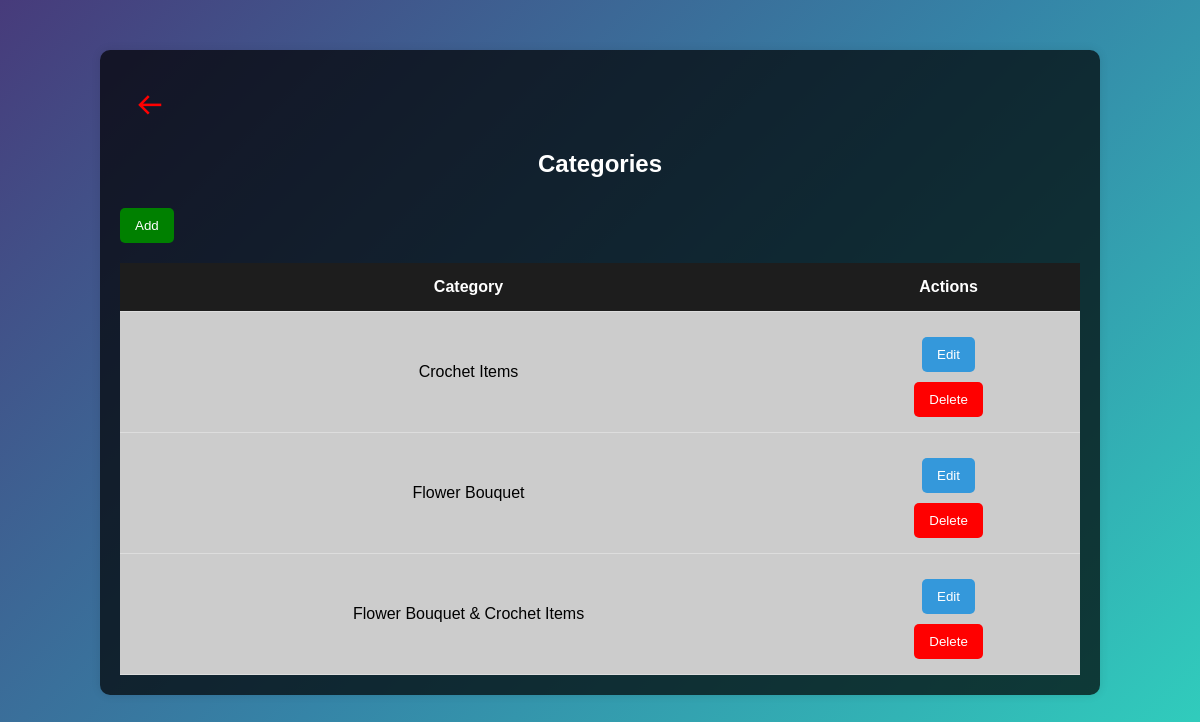
/category.php, run on an earlier commit of the app's database.
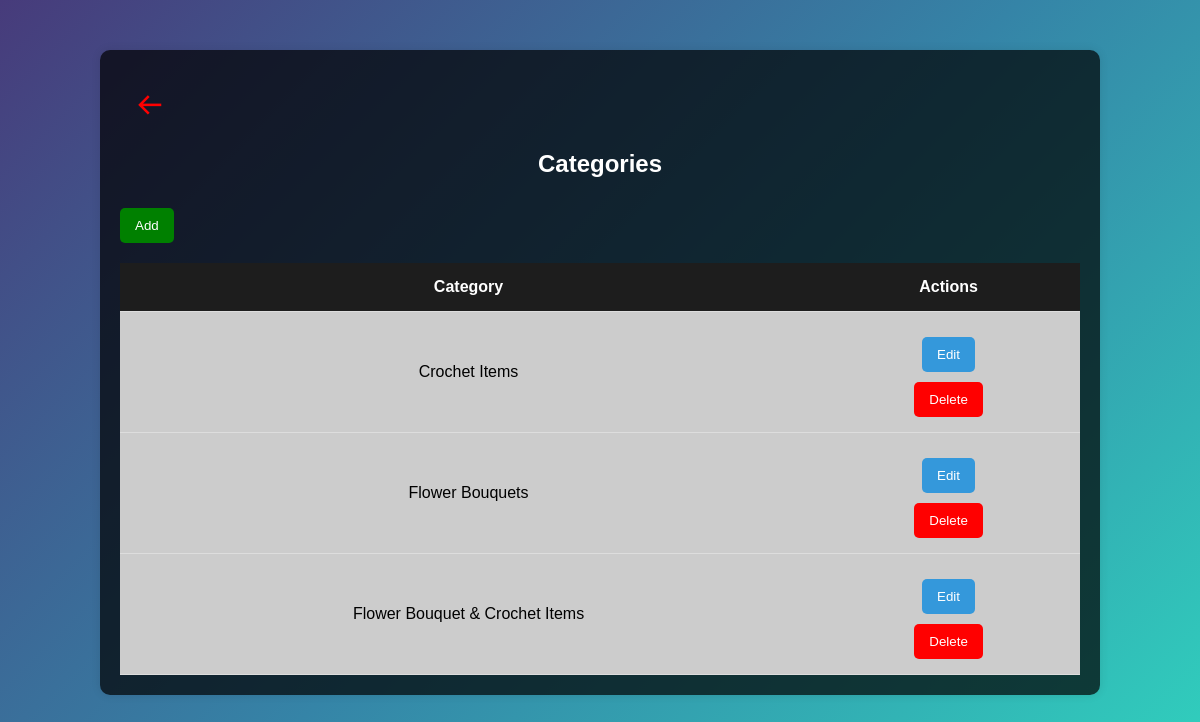
And on a later commit of the database.
### tables this page shows
CREATE TABLE `category` (
  `category_id` int(11) UNSIGNED NOT NULL,
  `category_name` varchar(255) NOT NULL
);

### function/functions.php (called while the page is built, shortened)
<?php
function getDatabaseConnection(){
    $host = 'localhost';
    $dbname = 'inventorysystem';
    $user = 'root';
    $password = '';
    $dsn = "mysql:dbname=$dbname;host=$host";
    try{
        $conn = new PDO($dsn, $user, $password);
        return $conn;
    }
    catch (PDOException $e)
    {
        echo 'Connection Failed!: ' . $e->getMessage();
    }
}
function GetCategory(){
    $conn = getDatabaseConnection();
    $stmt = $conn->prepare("SELECT * FROM category");
    $stmt->execute();
    $result = $stmt->fetchAll(PDO::FETCH_ASSOC);
    return $result;
}
?>

### category.php (the view, shortened to what this page needs)
<?php
require_once('function/functions.php');
$categories = GetCategory();
?>
<!DOCTYPE html>
<html lang="en">
<head>
    <link rel="stylesheet" href="css/table.css">
    <link href='https://unpkg.com/boxicons@2.0.7/css/boxicons.min.css' rel='stylesheet'>
</head>
<body>
    <div class="center">
        <a href="admin_dashboard.php">
            <button type="submit" style="font-size: 30px; color: red; background-color: transparent;" class='bx bx-arrow-back' id="log_out"></button>
        </a>
        <h2>Categories</h2>
        <?php if (empty($categories)) : ?>
            <p>No category available. click <button type="button" class="add-btn" onclick="openAddModal('addModal')">Add</button> to add category! </p>
        <?php else : ?>
            <table>
                <thead>
                    <button type="button" class="add-btn" onclick="openAddModal('addModal')">Add</button>
                    <tr>
                        <th>Category</th>
                        <th>Actions</th>
                    </tr>
                </thead>
                <tbody>
                    <?php foreach ($categories as $category) : ?>
                        <tr>
                            <td><?= $category['category_name']; ?></td>
                            <td>
                                <button type="button" class="edit-btn" onclick="openEditModal(
        <?= $category['category_id']; ?>,
        '<?= $category['category_name']; ?>',
    )">Edit</button>
                                <form action="<?php echo htmlspecialchars($_SERVER['PHP_SELF']); ?>" method="POST">
                                    <button type="submit" name="Delete" class="delete-btn">Delete</button>
                                </form>
                            </td>
                        </tr>
                    <?php endforeach; ?>
                </tbody>
            </table>
        <?php endif; ?>
    </div>
</body>
</html>

What changed in the data, as far as the page shows it:
changed category: category_name "Flower Bouquet" → "Flower Bouquets"
